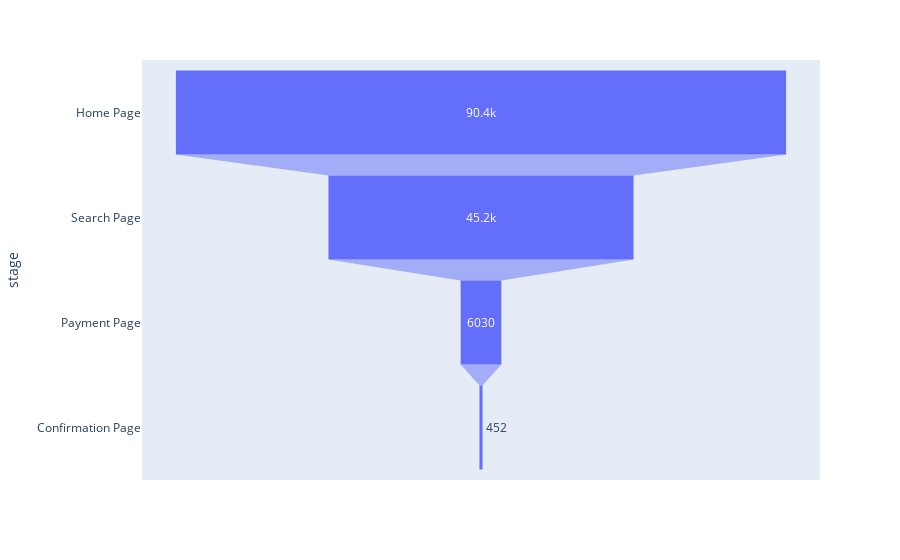

This figure's notebook cell:
### Code cell
fig = px.funnel(df, x='visits', y='stage')
fig.show()

# as we can see, 90k people land up on the homepage but out of them just 452 go to the confirmation page. Sales are really low, 
# conversion is just 0.5% overall

### Figure 1 — Plotly figure (JSON) as saved in the notebook; plotly's stock layout.template omitted (floating-point values rounded to 4 significant figures)
{"data": [{"hovertemplate": "visits=%{x}<br>stage=%{y}<extra></extra>", "legendgroup": "", "marker": {"color": "#636efa"}, "name": "", "orientation": "h", "showlegend": false, "type": "funnel", "x": [90400, 45200, 6030, 452], "xaxis": "x", "y": ["Home Page", "Search Page", "Payment Page", "Confirmation Page"], "yaxis": "y"}], "layout": {"legend": {"tracegroupgap": 0}, "margin": {"t": 60}, "xaxis": {"anchor": "y", "domain": [0, 1], "title": {"text": "visits"}}, "yaxis": {"anchor": "x", "domain": [0, 1], "title": {"text": "stage"}}}}
